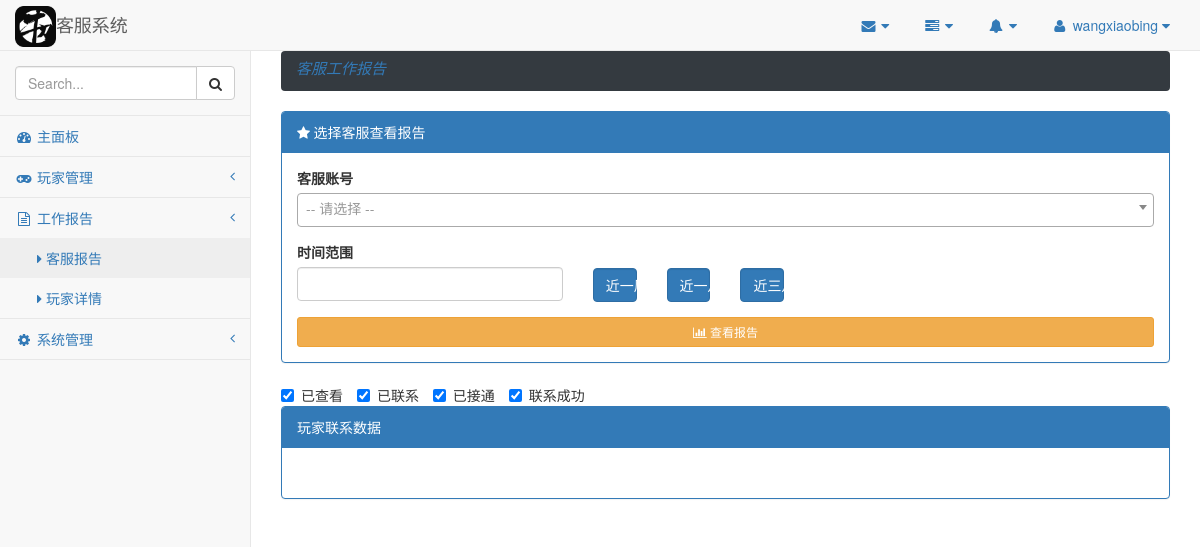
Screenshot of /customer-service/user/report/ (signed in) with the database file from the repository.
### customer_service/models.py (models this page shows, shortened)
class User(AbstractBaseUser, PermissionsMixin):
    objects = UserManager()
    loginname = models.CharField(
        _('login name'), null=False, max_length=100, unique=True
    )
    first_name = models.CharField(
        _('姓氏'), max_length=64, blank=True, null=True
    )
    last_name = models.CharField(
        _('名称'), max_length=64, blank=True, null=True
    )
    email = models.EmailField(
        _('邮箱'), unique=True, max_length=255, null=True
    )
    is_staff = models.BooleanField(
        _('staff status'), default=False,
        help_text=_(
            'Designates whether the user can log into this admin site.'
        )
    )
    is_active = models.BooleanField(
        _('active'), default=False,
        help_text=_(
            '标识用户的状态'
        )
    )
    role = models.ForeignKey(Role, related_name='user_role', null=True, default=None)
    date_joined = models.DateTimeField(_('date joined'), default=timezone.now)
    USERNAME_FIELD = 'loginname'
    class Meta:
        verbose_name = _('系统用户')
        verbose_name_plural = _('系统用户')
        default_permissions = ('add', 'change', 'delete', 'view')

class Menu(models.Model):
    name = models.CharField(max_length=50, null=False)
    label = models.CharField(max_length=40, null=False)
    icon = models.CharField(max_length=30, null=True)
    order_index = models.IntegerField(null=True)
    parent = models.IntegerField(null=False, default=0)
    class Meta:
        verbose_name = verbose_name_plural = "菜单"
        db_table = "menu"

### customer_service/views.py (the view, shortened to what this page needs)
# urls.py: url(r'user/report/$', views.user_report, name='user_report'),
@csrf_exempt
@login_required
@require_http_methods(["POST", "GET"])
def user_report(request):
    menus = Context.menus(request.user)
    if request.method == "GET":
        context = ServiceManager.index_display()
        context.update(menus=menus)
        return TemplateResponse(request, "customer_service.html", context=context)

### customer_service/modules/context.py (called while the page is built)
def namedtuplefetchall(cursor):
    desc = cursor.description
    nt_result = namedtuple('Result', [col[0] for col in desc])
    return [nt_result(*row) for row in cursor.fetchall()]

    @staticmethod
    def get_url(view_name):
        try:
            url = reverse(view_name)
        except NoReverseMatch:
            url = view_name
        return url

### customer_service/templatetags/html_controls.py (called while the page is built)
@register.simple_tag(name='group')
def generate_field_group(field_info):
    if field_info.get('type') != 'group':
        return ''
    _group_html = '<div class="row {group_css}" {attrs}>\n'.format(
        group_css=field_info.get('group_css', ''),
        attrs=" ".join(['%s="%s"' % attr for attr in field_info.get('attrs', {}).items()])
    )
    field_group = field_info.get('group', [])
    for field_info in field_group:
        field_type = field_info.get('type')
        generate_html_func = getattr(sys.modules[__name__], '_%s_html' % field_type)
        _control_html = generate_html_func(field_info)
        _group_html += '%s\n' % _control_html
    _group_html += '</div>'
    return mark_safe(_group_html)

@register.simple_tag(name='radio')
def generate_radio(field_info):
    return _radio_html(field_info)

@register.simple_tag(name='checkbox')
def generate_checkbox(field_info):
    return _checkbox_html(field_info)

@register.simple_tag(name='file_upload')
def generate_file_upload(field_info):
    return _file_html(field_info)

@register.simple_tag(name='multi_select')
def generate_multi_select(field_info):
    return _multi_select_html(field_info)

@register.simple_tag(name='select')
def generate_select(field_info):
    return _select_html(field_info)

@register.simple_tag(name='password')
def generate_password(field_info):
    return _password_html(field_info)

@control_decorator('text')
def _text_html(field_info):
    _html = '<input type="text" class="form-control{extra_class}" id="{id}" value="{value}" ' \
            'placeholder="{placeholder}" name="{name}"' \
            ' aria-describedby="{help_id}" {attrs} {disabled}>'.format(
        id=field_info.get('id', ''), placeholder=field_info.get('placeholder', ''),
        name=field_info.get('name', ''), help_id=field_info.get('help_id', ''), value=field_info.get('value', ''),
        disabled=field_info.get('disabled', ''), extra_class=' %s' % field_info.get('extra_class', ''),
        attrs=" ".join(['%s="%s"' % attr for attr in field_info.get('attrs', {}).items()])
    )
    return _html

### customer_service/templates/customer_service.html (shortened to what this page needs)
{% extends "base.html" %}
{% block extra_css %}
    {% for css in media.css %}
        {{ css|safe }}
    {% endfor %}
{% endblock %}
{% block content %}
    <div class="row">
    {% include "breadcrumb.html" %}
    </div>
    <div class="row">
        <div class="col-lg-12">
            <div class="panel panel-primary">
                <div class="panel-heading"><i class="fa fa-star"> 选择客服查看报告</i></div>
                <div class="panel-body">
                    {% include "form.html" %}
                </div>
            </div>
        </div>
    </div>
    <div class="row">
        <div class="col-lg-12">
            <form id="_series_form">
                {% for series in chart_series %}
                <label class="checkbox-inline">
                    <input type="checkbox" checked id="_series{{ series.value }}" value="{{ series.value }}"> {{ series.label }}
                </label>
                {% endfor %}
            </form>
        </div>
        <div class="col-lg-12">
        </div>
        <div class="col-lg-12">
            <div class="panel panel-primary">
                <div class="panel-heading">
                    玩家联系数据
                </div>
                <div class="panel-body">
                </div>
            </div>
        </div>
    </div>
{% endblock %}

### customer_service/templates/base.html (shortened to what this page needs)
{% load staticfiles %}
{% load i18n %}
<!DOCTYPE html>
<html lang="en">
<head>
    <link rel="stylesheet" href="{% static 'vendor/bootstrap/css/bootstrap.min.css' %}" />
    <link rel="stylesheet" href="{% static 'common/font-awesome/css/font-awesome.min.css' %}" />
    <link rel="stylesheet" href="{% static 'vendor/metisMenu/metisMenu.min.css' %}" />
    <link rel="stylesheet" href="{% static 'css/sb-admin-2.min.css' %}" />
    <link rel="stylesheet" href="{% static 'css/customer-service.css' %}" />
    {% block extra_css %}
    {% endblock %}
</head>
<body>
    <div id="wrapper">
        <nav class="navbar navbar-default navbar-static-top" role="navigation" style="margin-bottom: 0">
            <div class="navbar-header">
                <a class="navbar-brand" href="{% url 'index' %}">
                    <img src="{% static 'img/niudao.png' %}" style="width: 7%; margin-bottom: 2px;">客服系统
                </a>
            </div>
            <ul class="nav navbar-top-links navbar-right">
                <li class="dropdown">
                    <a class="dropdown-toggle" data-toggle="dropdown" href="#">
                        <i class="fa fa-envelope fa-fw"></i> <i class="fa fa-caret-down"></i>
                    </a>
                </li>
                <li class="dropdown">
                    <a class="dropdown-toggle" data-toggle="dropdown" href="#">
                        <i class="fa fa-tasks fa-fw"></i> <i class="fa fa-caret-down"></i>
                    </a>
                </li>
                <li class="dropdown">
                    <a class="dropdown-toggle" data-toggle="dropdown" href="#">
                        <i class="fa fa-bell fa-fw"></i> <i class="fa fa-caret-down"></i>
                    </a>
                </li>
                <li class="dropdown">
                    <a class="dropdown-toggle" data-toggle="dropdown" href="#">
                        <i class="fa fa-user fa-fw"></i> {{ user }} <i class="fa fa-caret-down"></i>
                    </a>
                </li>
            </ul>
            <div class="navbar-default sidebar" role="navigation">
                <div class="sidebar-nav navbar-collapse">
                    <ul class="nav" id="side-menu">
                        <li class="sidebar-search">
                            <div class="input-group custom-search-form">
                                <input id="menu_search_text" type="text" class="form-control" placeholder="Search...">
                                <span class="input-group-btn">
                                <button id="menu_search_btn" class="btn btn-default" type="button">
                                    <i class="fa fa-search"></i>
                                </button>
                            </span>
                            </div>
                        </li>
                        <li>
                            <a href="{% url 'index' %}"><i class="fa fa-dashboard fa-fw"></i> 主面板</a>
                        </li>
                        {% for menu in menus %}
                        <li>
                            <a href="{{ menu.href }}"><i class="fa {{ menu.icon }} fa-fw"></i> {{ menu.label }}
                                {% if menu.submenu %}
                                <span class="fa arrow"></span>
                                {% endif %}
                            </a>
                            {% if menu.submenu %}
                            <ul class="nav nav-second-level">
                                {% for second_menu in menu.submenu %}
                                <li>
                                    <a href="{{ second_menu.href }}"><i class="fa fa-caret-right"></i> {{ second_menu.label }}
                                    </a>
                                </li>
                                {% endfor %}
                            </ul>
                            {% endif %}
                        </li>
                        {% endfor %}
                    </ul>
                </div>
            </div>
        </nav>
        <div id="page-wrapper">
            {% block content %}
            {% endblock %}
        </div>
    </div>
</body>
</html>

### customer_service/static/css/customer-service.css (style rules this page uses)
.navbar-brand>img { display: inline; }
.navbar-brand { padding: 6px 15px; }

### customer_service/templates/customer_service.html (style rules this page uses)
.delete-icon-button { margin-top: 26px; }

### rows the page displays
User: loginname "wangxiaobing"
Menu: label "玩家管理"
Menu: label "工作报告"
Menu: label "客服报告"
Menu: label "玩家详情"
Menu: label "系统管理"

### other values shown
{{ breadcrumb_item.label }} "客服工作报告"
{{ series.label }} "已查看" "已联系" "已接通" "联系成功"
